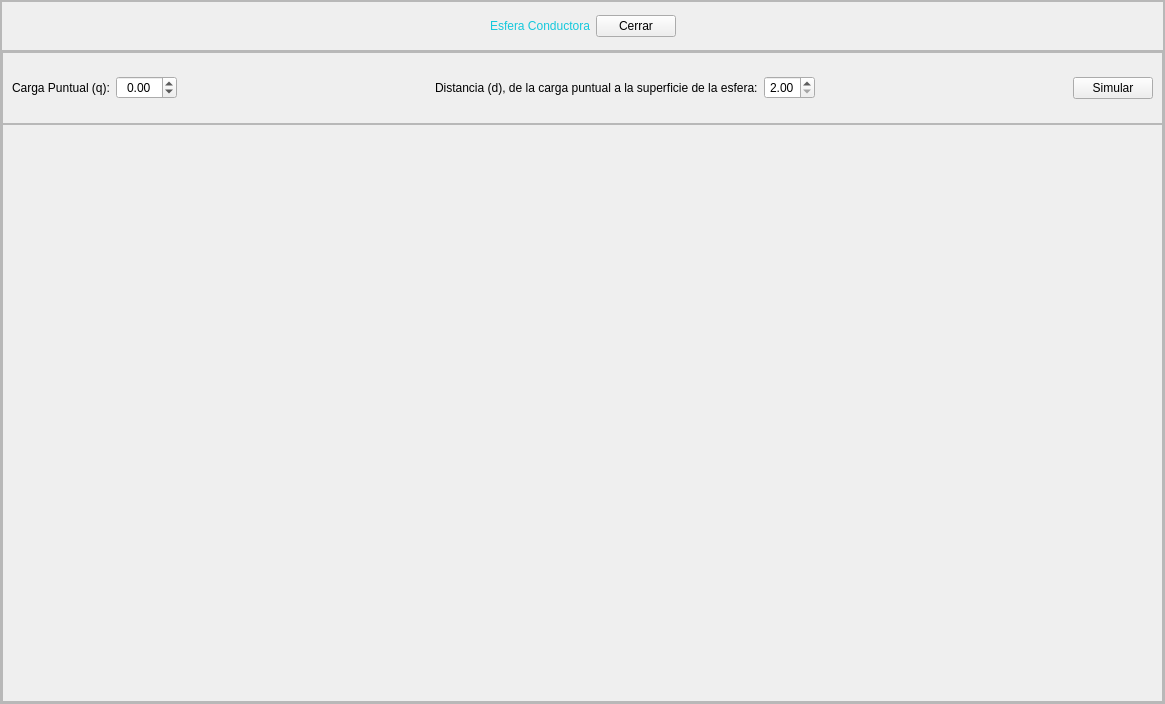
<?xml version="1.0" encoding="UTF-8"?>
<ui version="4.0">
 <class>MainWindow</class>
 <widget class="QMainWindow" name="MainWindow">
  <property name="geometry">
   <rect>
    <x>0</x>
    <y>0</y>
    <width>1165</width>
    <height>704</height>
   </rect>
  </property>
  <property name="windowTitle">
   <string>MainWindow</string>
  </property>
  <widget class="QWidget" name="centralwidget">
   <layout class="QVBoxLayout" name="verticalLayout">
    <property name="spacing">
     <number>0</number>
    </property>
    <property name="leftMargin">
     <number>0</number>
    </property>
    <property name="topMargin">
     <number>0</number>
    </property>
    <property name="rightMargin">
     <number>0</number>
    </property>
    <property name="bottomMargin">
     <number>0</number>
    </property>
    <item>
     <widget class="QFrame" name="frame">
      <property name="frameShape">
       <enum>QFrame::StyledPanel</enum>
      </property>
      <property name="frameShadow">
       <enum>QFrame::Raised</enum>
      </property>
      <layout class="QVBoxLayout" name="verticalLayout_2" stretch="1,8">
       <property name="spacing">
        <number>0</number>
       </property>
       <property name="leftMargin">
        <number>0</number>
       </property>
       <property name="topMargin">
        <number>0</number>
       </property>
       <property name="rightMargin">
        <number>0</number>
       </property>
       <property name="bottomMargin">
        <number>0</number>
       </property>
       <item>
        <widget class="QFrame" name="frame_2">
         <property name="maximumSize">
          <size>
           <width>16777215</width>
           <height>50</height>
          </size>
         </property>
         <property name="styleSheet">
          <string notr="true">QLabel{
font: 87 12pt &quot;Arial Black&quot;;
color: rgb(20, 200,220);
}

QPushButton{
	font: 10pt &quot;MS Shell Dlg 2&quot;;
}</string>
         </property>
         <property name="frameShape">
          <enum>QFrame::StyledPanel</enum>
         </property>
         <property name="frameShadow">
          <enum>QFrame::Raised</enum>
         </property>
         <layout class="QHBoxLayout" name="horizontalLayout">
          <item>
           <spacer name="horizontalSpacer">
            <property name="orientation">
             <enum>Qt::Horizontal</enum>
            </property>
            <property name="sizeHint" stdset="0">
             <size>
              <width>275</width>
              <height>20</height>
             </size>
            </property>
           </spacer>
          </item>
          <item>
           <widget class="QLabel" name="label">
            <property name="text">
             <string>Esfera Conductora</string>
            </property>
           </widget>
          </item>
          <item>
           <widget class="QPushButton" name="button_cerrar">
            <property name="text">
             <string>Cerrar</string>
            </property>
           </widget>
          </item>
          <item>
           <spacer name="horizontalSpacer_2">
            <property name="orientation">
             <enum>Qt::Horizontal</enum>
            </property>
            <property name="sizeHint" stdset="0">
             <size>
              <width>274</width>
              <height>20</height>
             </size>
            </property>
           </spacer>
          </item>
         </layout>
        </widget>
       </item>
       <item>
        <widget class="QFrame" name="frame_3">
         <property name="frameShape">
          <enum>QFrame::StyledPanel</enum>
         </property>
         <property name="frameShadow">
          <enum>QFrame::Raised</enum>
         </property>
         <layout class="QVBoxLayout" name="verticalLayout_3" stretch="1,8">
          <property name="spacing">
           <number>0</number>
          </property>
          <property name="leftMargin">
           <number>0</number>
          </property>
          <property name="topMargin">
           <number>0</number>
          </property>
          <property name="rightMargin">
           <number>0</number>
          </property>
          <property name="bottomMargin">
           <number>0</number>
          </property>
          <item>
           <widget class="QFrame" name="frame_4">
            <property name="styleSheet">
             <string notr="true">font: 10pt &quot;MS Shell Dlg 2&quot;;</string>
            </property>
            <property name="frameShape">
             <enum>QFrame::StyledPanel</enum>
            </property>
            <property name="frameShadow">
             <enum>QFrame::Raised</enum>
            </property>
            <layout class="QHBoxLayout" name="horizontalLayout_2">
             <item>
              <widget class="QLabel" name="label_2">
               <property name="text">
                <string>Carga Puntual (q):</string>
               </property>
              </widget>
             </item>
             <item>
              <widget class="QDoubleSpinBox" name="sBox_q">
               <property name="alignment">
                <set>Qt::AlignCenter</set>
               </property>
               <property name="minimum">
                <double>-10.000000000000000</double>
               </property>
               <property name="maximum">
                <double>10.000000000000000</double>
               </property>
              </widget>
             </item>
             <item>
              <spacer name="horizontalSpacer_3">
               <property name="orientation">
                <enum>Qt::Horizontal</enum>
               </property>
               <property name="sizeHint" stdset="0">
                <size>
                 <width>133</width>
                 <height>20</height>
                </size>
               </property>
              </spacer>
             </item>
             <item>
              <widget class="QLabel" name="label_3">
               <property name="styleSheet">
                <string notr="true"/>
               </property>
               <property name="text">
                <string>Distancia (d), de la carga puntual a la superficie de la esfera:</string>
               </property>
              </widget>
             </item>
             <item>
              <widget class="QDoubleSpinBox" name="sBox_d">
               <property name="alignment">
                <set>Qt::AlignCenter</set>
               </property>
               <property name="minimum">
                <double>2.000000000000000</double>
               </property>
               <property name="maximum">
                <double>5.000000000000000</double>
               </property>
               <property name="value">
                <double>2.000000000000000</double>
               </property>
              </widget>
             </item>
             <item>
              <spacer name="horizontalSpacer_4">
               <property name="orientation">
                <enum>Qt::Horizontal</enum>
               </property>
               <property name="sizeHint" stdset="0">
                <size>
                 <width>133</width>
                 <height>20</height>
                </size>
               </property>
              </spacer>
             </item>
             <item>
              <widget class="QPushButton" name="button_simular">
               <property name="text">
                <string>Simular</string>
               </property>
              </widget>
             </item>
            </layout>
           </widget>
          </item>
          <item>
           <widget class="QFrame" name="frame_5">
            <property name="frameShape">
             <enum>QFrame::StyledPanel</enum>
            </property>
            <property name="frameShadow">
             <enum>QFrame::Raised</enum>
            </property>
            <layout class="QVBoxLayout" name="verticalLayout_5">
             <property name="spacing">
              <number>0</number>
             </property>
             <property name="leftMargin">
              <number>0</number>
             </property>
             <property name="topMargin">
              <number>0</number>
             </property>
             <property name="rightMargin">
              <number>0</number>
             </property>
             <property name="bottomMargin">
              <number>0</number>
             </property>
             <item>
              <layout class="QVBoxLayout" name="graf_esfera">
               <property name="spacing">
                <number>0</number>
               </property>
              </layout>
             </item>
            </layout>
           </widget>
          </item>
         </layout>
        </widget>
       </item>
      </layout>
     </widget>
    </item>
   </layout>
  </widget>
 </widget>
 <resources/>
 <connections/>
</ui>
